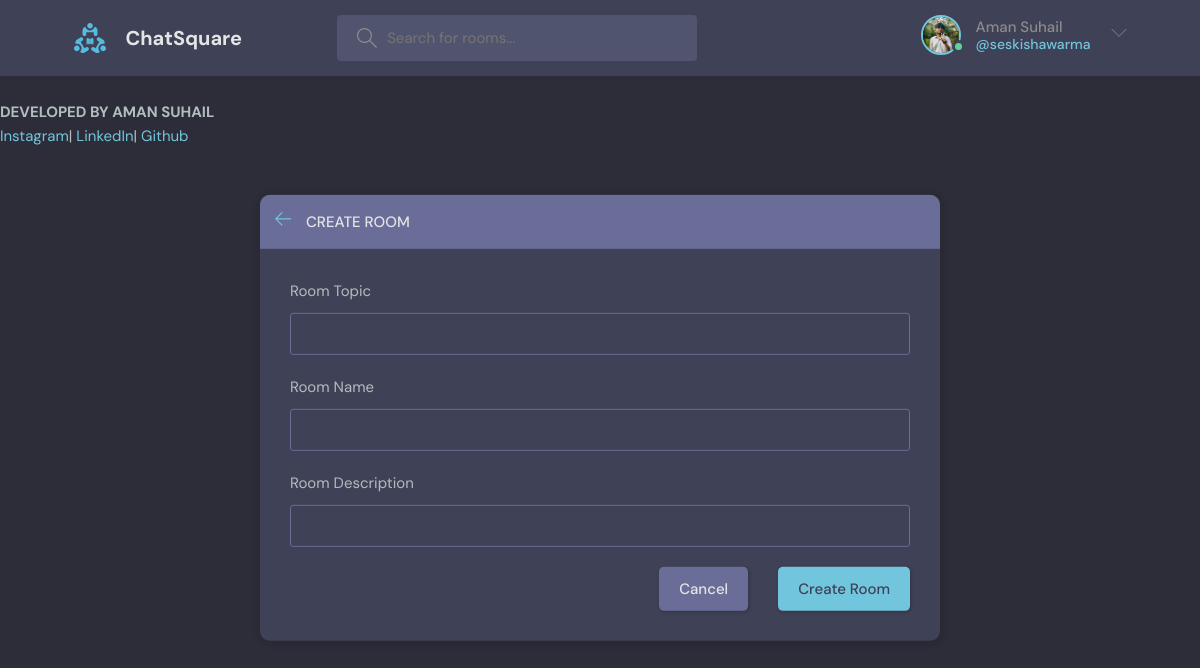
Screenshot of /create-room/ (signed in) with the database file from the repository.
### base/models.py (models this page shows)
class User(AbstractUser):
    name = models.CharField(max_length=50)
    email = models.EmailField(unique=True)
    bio = models.TextField(null=True, blank=True)
    avatar = models.ImageField(null=True, default='avatar.svg')
    USERNAME_FIELD = 'email'
    REQUIRED_FIELDS = ['username', 'name']

### base/views.py (the view, shortened to what this page needs)
# urls.py: path('create-room/',views.createRoom, name='create-room'),
@login_required(login_url='/login')
def createRoom(request):
    form = RoomForm
    topics = Topic.objects.all()
    page = 'create'
    context = {'form':form, 'topics':topics, 'page':page}
    return render(request,'base/room_form.html', context)

### base/templates/base/room_form.html (shortened to what this page needs)
{% extends 'main.html' %}
{% block content %}
{% if page == 'create' %}
  <main class="create-room layout">
    <div class="container">
      <div class="layout__box">
        <div class="layout__boxHeader">
          <div class="layout__boxTitle">
            <a href="{% url 'home' %}">
              <svg version="1.1" xmlns="http://www.w3.org/2000/svg" width="32" height="32" viewBox="0 0 32 32">
                <title>arrow-left</title>
                <path
                  d="M13.723 2.286l-13.723 13.714 13.719 13.714 1.616-1.611-10.96-10.96h27.625v-2.286h-27.625l10.965-10.965-1.616-1.607z">
                </path>
              </svg>
            </a>
            <h3>Create Room</h3>
          </div>
        </div>
        <div class="layout__body">
          <form class="form" action="" method="POST">
            <div class="form__group">
              <label for="room_topic">Room Topic</label>
              <input type="text" name="topic" list="topic-list" autocomplete="off">
            </div>
            <div class="form__group">
              <label for="room_name">Room Name</label>
              {{form.name}}
            </div>
            <div class="form__group">
              <label for="room_description">Room Description</label>
              {{form.description}}
            </div>
            <div class="form__action">
              <a class="btn btn--dark" href="{% url 'home' %}">Cancel</a>
              <button class="btn btn--main" type="submit">Create Room</button>
            </div>
          </form>
        </div>
      </div>
    </div>
  </main>
{% endif %}
{% endblock %}

### templates/navbar.html (shortened to what this page needs)
{% load static %}
<header class="header header--loggedIn">
    <div class="container">
      <a href="{% url 'home' %}" class="header__logo">
        <img src="{% static 'images/logo.svg' %}" />
        <h1>ChatSquare</h1>
      </a>
      <form class="header__search" method="GET" action="{% url 'home' %}">
        <label>
          <input placeholder="Search for rooms..." name="q"/>
        </label>
      </form>
      <nav class="header__menu">
        {% if request.user.is_authenticated %}
        <div class="header__user">
          <a href="{% url 'profile' request.user.id %}">
            <div class="avatar avatar--medium active">
              <img src="{{request.user.avatar.url}}" />
            </div>
            <p>{{request.user.name}} <span>@{{request.user.username}}</span></p>
          </a>
          <button class="dropdown-button">
            <svg version="1.1" xmlns="http://www.w3.org/2000/svg" width="32" height="32" viewBox="0 0 32 32">
              <title>chevron-down</title>
              <path d="M16 21l-13-13h-3l16 16 16-16h-3l-13 13z"></path>
            </svg>
          </button>
        </div>
        {% else %}
        <a href="{% url 'login' %}">
          <img src="{% static 'images/avatar.svg' %}" />
          <p>Login</p>
        </a>
        {% endif %}
      </nav>
    </div>
  </header>

### rows the page displays
User: user.avatar (picture), user.name "Aman Suhail", user.username "seskishawarma"
